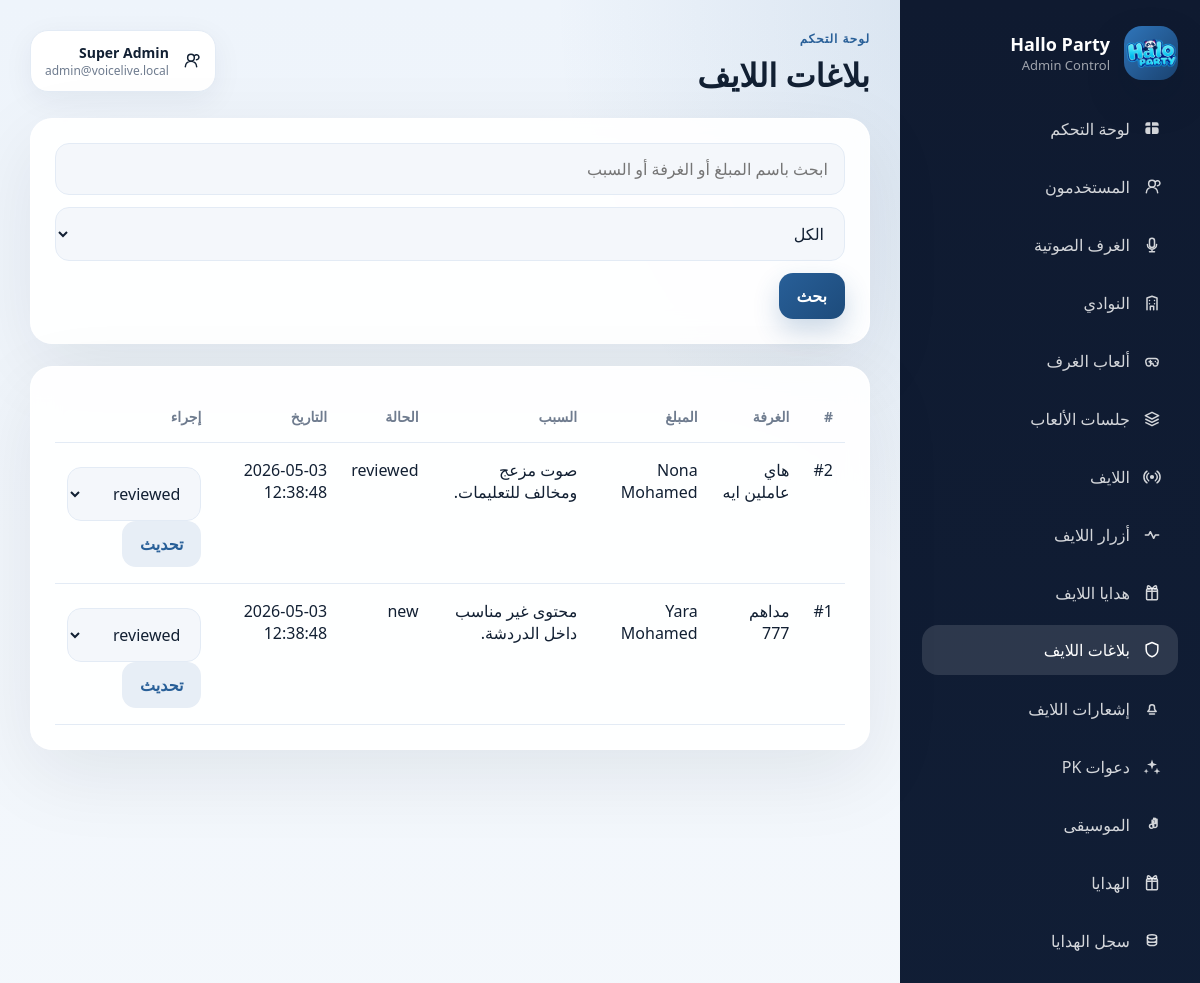
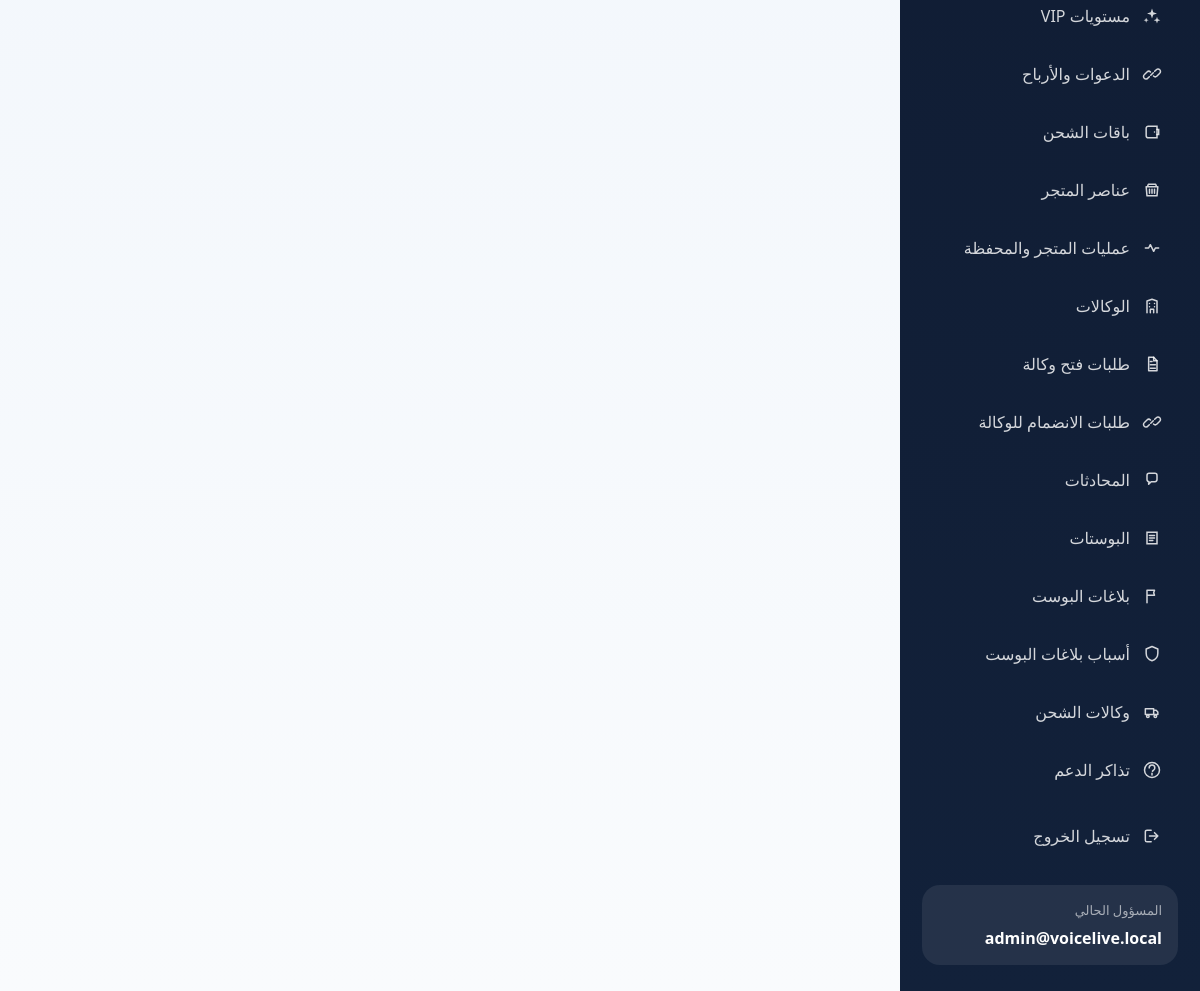
The app's page /backend/admin/live-reports.php (signed in) with its own data (2 pictures, top to bottom).
### tables this page shows
CREATE TABLE IF NOT EXISTS live_room_reports (
            id INT UNSIGNED AUTO_INCREMENT PRIMARY KEY,
            room_id INT UNSIGNED NOT NULL,
            reporter_user_id INT UNSIGNED NULL,
            reporter_name VARCHAR(190) NOT NULL,
            reason_text TEXT NOT NULL,
            status VARCHAR(20) NOT NULL DEFAULT "new",
            created_at DATETIME NOT NULL,
            updated_at DATETIME NOT NULL,
            CONSTRAINT fk_live_reports_room FOREIGN KEY (room_id) REFERENCES live_rooms(id) ON DELETE CASCADE,
            CONSTRAINT fk_live_reports_user FOREIGN KEY (reporter_user_id) REFERENCES users(id) ON DELETE SET NULL
        );

CREATE TABLE IF NOT EXISTS live_rooms (
            id INT UNSIGNED AUTO_INCREMENT PRIMARY KEY,
            title VARCHAR(190) NOT NULL,
            host_name VARCHAR(190) NOT NULL,
            host_id_label VARCHAR(120) NOT NULL,
            host_user_id INT UNSIGNED NULL,
            video_enabled TINYINT(1) NOT NULL DEFAULT 1,
            agora_channel_name VARCHAR(120) NULL,
            poster_asset VARCHAR(255) NOT NULL,
            background_asset VARCHAR(255) NOT NULL,
            left_video_asset VARCHAR(255) NOT NULL,
            right_video_asset VARCHAR(255) NOT NULL,
            viewer_count INT NOT NULL DEFAULT 0,
            coin_count INT NOT NULL DEFAULT 0,
            battle_timer_label VARCHAR(20) NOT NULL DEFAULT "11:50",
            listing_scope VARCHAR(20) NOT NULL DEFAULT "live",
            contribution_diamonds_total INT NOT NULL DEFAULT 0,
            contribution_sender_count INT NOT NULL DEFAULT 0,
            pk_talk_permission VARCHAR(30) NOT NULL DEFAULT "عند الطلب",
            pk_party_invite_permission VARCHAR(30) NOT NULL DEFAULT "عند الطلب",
            pk_voice_room_invite_permission VARCHAR(30) NOT NULL DEFAULT "عند الطلب",
            pk_chat_permission VARCHAR(30) NOT NULL DEFAULT "عند الطلب",
            pk_battle_duration VARCHAR(10) NOT NULL DEFAULT "30د",
            pk_status VARCHAR(20) NOT NULL DEFAULT "idle",
            active_pk_invite_id INT UNSIGNED NULL,
            pk_guest_user_id INT UNSIGNED NULL,
            pk_guest_name VARCHAR(190) NULL,
            pk_started_at DATETIME NULL,
            pk_ends_at DATETIME NULL,
            status VARCHAR(20) NOT NULL DEFAULT "active",
            display_order INT NOT NULL DEFAULT 0,
            created_at DATETIME NOT NULL,
            updated_at DATETIME NOT NULL
        );

### backend/src/LiveService.php (called while the page is built, shortened)
<?php
final class LiveService
{
    public function adminListReports(string $search = '', string $status = 'all'): array
    {
        $sql = 'SELECT live_room_reports.*,
                       live_rooms.title AS room_title
                FROM live_room_reports
                INNER JOIN live_rooms ON live_rooms.id = live_room_reports.room_id
                WHERE 1 = 1';
        $params = [];
        $sql .= ' ORDER BY live_room_reports.id DESC';
        $statement = $this->pdo->prepare($sql);
        $statement->execute($params);
        return $statement->fetchAll();
    }
}

### backend/admin/live-reports.php (the view, shortened to what this page needs)
<?php
require_once __DIR__ . '/common.php';
require_once __DIR__ . '/../src/LiveService.php';
$pdo = admin_pdo();
$liveService = new LiveService($pdo);
$search = trim((string) ($_GET['search'] ?? ''));
$status = (string) ($_GET['status'] ?? 'all');
$reports = $liveService->adminListReports($search, $status);
admin_render_header('بلاغات اللايف', 'live-reports');
?>
<section class="panel">
    <form method="get" class="toolbar">
        <input type="text" name="search" value="<?= htmlspecialchars($search) ?>" placeholder="ابحث باسم المبلغ أو الغرفة أو السبب">
        <select name="status">
            <?php foreach (['all' => 'الكل', 'new' => 'جديد', 'reviewed' => 'قيد المراجعة', 'resolved' => 'تم الحل', 'rejected' => 'مرفوض'] as $value => $label): ?>
                <option value="<?= $value ?>" <?= $status === $value ? 'selected' : '' ?>><?= $label ?></option>
            <?php endforeach; ?>
        </select>
        <button class="btn btn-primary" type="submit">بحث</button>
    </form>
</section>
<section class="panel table-panel">
    <table class="table">
        <thead>
            <tr>
                <th>#</th>
                <th>الغرفة</th>
                <th>المبلغ</th>
                <th>السبب</th>
                <th>الحالة</th>
                <th>التاريخ</th>
                <th>إجراء</th>
            </tr>
        </thead>
        <tbody>
        <?php foreach ($reports as $report): ?>
            <tr>
                <td>#<?= (int) $report['id'] ?></td>
                <td><?= htmlspecialchars((string) $report['room_title']) ?></td>
                <td><?= htmlspecialchars((string) $report['reporter_name']) ?></td>
                <td><?= htmlspecialchars((string) $report['reason_text']) ?></td>
                <td><?= htmlspecialchars((string) $report['status']) ?></td>
                <td><?= htmlspecialchars((string) $report['created_at']) ?></td>
                <td>
                    <form method="post">
                        <select name="next_status">
                            <?php foreach (['reviewed', 'resolved', 'rejected'] as $nextStatus): ?>
                                <option value="<?= $nextStatus ?>"><?= $nextStatus ?></option>
                            <?php endforeach; ?>
                        </select>
                        <button class="btn btn-secondary" type="submit">تحديث</button>
                    </form>
                </td>
            </tr>
        <?php endforeach; ?>
        </tbody>
    </table>
</section>
<?php admin_render_footer(); ?>

### backend/admin/common.php (shortened to what this page needs)
<?php
$config = require __DIR__ . '/../config/app.php';
function admin_pdo(): PDO
{
    global $config;
    static $pdo = null;
    if ($pdo instanceof PDO) {
        return $pdo;
    }
    $pdo = Database::connection($config['db']);
    return $pdo;
}
function admin_current_user(): ?array
{
    $statement = admin_pdo()->prepare('SELECT * FROM admins WHERE id = :id LIMIT 1');
    $statement->execute(['id' => $_SESSION['admin_id']]);
    $admin = $statement->fetch();
    return $admin === false ? null : $admin;
}
function admin_brand_name(): string
{
    return 'Hallo Party';
}
function admin_brand_subtitle(): string
{
    return 'Admin Control';
}
function admin_brand_logo_url(): string
{
    return '/app-assets/images/splash_logo.png';
}
function admin_svg_icon(string $name, string $class = 'nav-icon'): string
{
    return sprintf(
        '<svg class="%s" viewBox="0 0 24 24" aria-hidden="true" focusable="false">%s</svg>',
        htmlspecialchars($class, ENT_QUOTES),
        $paths
    );
}
function admin_render_header(string $title, string $active = '', ?string $eyebrow = null): void
{
    $admin = admin_current_user();
    $eyebrowText = $eyebrow ?? 'لوحة التحكم';
    ?>
<!DOCTYPE html>
<html lang="ar" dir="rtl">
<head>
    <link rel="stylesheet" href="/admin/assets/style.css">
</head>
<body>
<div class="admin-shell">
    <aside class="sidebar" id="admin-sidebar">
        <div class="brand">
            <div class="brand-badge">
                <img class="brand-logo-image" src="<?= htmlspecialchars(admin_brand_logo_url(), ENT_QUOTES) ?>" alt="<?= htmlspecialchars(admin_brand_name(), ENT_QUOTES) ?>">
            </div>
            <div>
                <div class="brand-title"><?= htmlspecialchars(admin_brand_name()) ?></div>
                <div class="brand-subtitle"><?= htmlspecialchars(admin_brand_subtitle()) ?></div>
            </div>
        </div>
        <nav class="nav-links">
            <?php foreach (admin_nav_items() as $item): ?>
                <a class="<?= $active === $item['key'] ? 'active' : '' ?>" href="<?= htmlspecialchars($item['href']) ?>">
                    <?= admin_svg_icon((string) $item['icon']) ?>
                    <span><?= htmlspecialchars((string) $item['label']) ?></span>
                </a>
            <?php endforeach; ?>
            <a href="/admin/logout.php" class="nav-logout">
                <?= admin_svg_icon('logout') ?>
                <span>تسجيل الخروج</span>
            </a>
        </nav>
        <?php if ($admin !== null): ?>
            <div class="sidebar-footer">
                <div class="sidebar-footer-label">المسؤول الحالي</div>
                <div class="sidebar-footer-value"><?= htmlspecialchars((string) $admin['email']) ?></div>
            </div>
        <?php endif; ?>
    </aside>
    <main class="content">
        <header class="content-header">
            <div class="content-header-primary">
                <div>
                    <div class="page-eyebrow"><?= htmlspecialchars($eyebrowText) ?></div>
                    <h1><?= htmlspecialchars($title) ?></h1>
                </div>
            </div>
            <?php if ($admin !== null): ?>
                <div class="header-admin-pill">
                    <?= admin_svg_icon('users', 'header-pill-icon') ?>
                    <div>
                        <strong><?= htmlspecialchars((string) ($admin['name'] ?? 'Administrator')) ?></strong>
                        <span><?= htmlspecialchars((string) $admin['email']) ?></span>
                    </div>
                </div>
            <?php endif; ?>
        </header>
<?php
}
function admin_render_footer(): void
{
    ?>
    </main>
</div>
</body>
</html>
<?php
}

### backend/admin/assets/style.css (style rules this page uses)
:root { --bg: #091321; --panel: rgba(255, 255, 255, 0.92); --panel-muted: #f4f7fb; --panel-strong: #ffffff; --text: #122033; --muted: #6f7c8f; --line: #e3ebf5; --primary: #285f98; --primary-dark: #1d4b7b; --success: #1f9d63; --danger: #d84d4d; --warning: #9b6400; --shadow: 0 24px 80px rgba(12, 21, 38, 0.08); --radius: 22px; }
* { box-sizing: border-box; }
body { margin: 0; font-family: "Rubik", system-ui, sans-serif; background: radial-gradient(circle at top right, rgba(40, 95, 152, 0.18), transparent 28%), linear-gradient(180deg, #eef4fb 0%, #f9fbfd 100%); color: var(--text); }
.login-card, .panel, .stat-card { background: var(--panel); backdrop-filter: blur(14px); border: 1px solid rgba(255, 255, 255, 0.88); box-shadow: var(--shadow); }
.admin-shell { min-height: 100vh; display: grid; grid-template-columns: 300px 1fr; }
.sidebar { position: sticky; top: 0; min-height: 100vh; background: linear-gradient(180deg, #0f1a30 0%, #12213a 100%); color: #fff; padding: 26px 22px; display: flex; flex-direction: column; gap: 24px; }
.brand { display: flex; align-items: center; gap: 14px; }
.brand-badge { width: 54px; height: 54px; border-radius: 18px; display: grid; place-items: center; background: linear-gradient(135deg, #2f75ba 0%, #1a4270 100%); color: #fff; box-shadow: 0 18px 38px rgba(8, 25, 48, 0.24); overflow: hidden; }
.brand-icon, .nav-icon, .header-pill-icon { width: 20px; height: 20px; flex: 0 0 auto; }
.brand-logo-image { width: 100%; height: 100%; object-fit: cover; display: block; }
.brand-title { font-size: 18px; font-weight: 700; }
.brand-subtitle, .sidebar-footer-label { color: rgba(255, 255, 255, 0.6); font-size: 13px; }
.nav-links { display: flex; flex-direction: column; gap: 8px; }
.nav-links a { color: rgba(255, 255, 255, 0.82); text-decoration: none; padding: 14px 16px; border-radius: 16px; transition: 0.2s ease; display: flex; align-items: center; gap: 12px; }
.nav-links a.active, .nav-links a:hover { background: rgba(255, 255, 255, 0.12); color: #fff; transform: translateY(-1px); }
.nav-logout { margin-top: 8px; }
.sidebar-footer { margin-top: auto; padding: 16px; border-radius: 18px; background: rgba(255, 255, 255, 0.08); }
.sidebar-footer-value { margin-top: 8px; font-weight: 600; overflow-wrap: anywhere; }
.content { padding: 30px; min-width: 0; }
.content-header { display: flex; align-items: flex-start; justify-content: space-between; gap: 18px; margin-bottom: 22px; }
.content-header-primary { display: flex; align-items: center; gap: 14px; }
.content-header h1 { margin: 6px 0 0; font-size: 32px; }
.page-eyebrow { color: var(--primary); font-size: 12px; font-weight: 700; letter-spacing: 0.08em; }
.header-admin-pill { display: inline-flex; align-items: center; gap: 12px; padding: 12px 14px; border-radius: 18px; background: var(--panel-strong); border: 1px solid var(--line); box-shadow: 0 8px 30px rgba(16, 39, 70, 0.06); }
.header-admin-pill strong, .header-admin-pill span { display: block; }
.header-admin-pill strong { font-size: 14px; }
.header-admin-pill span { color: var(--muted); font-size: 12px; }
.panel { border-radius: var(--radius); padding: 24px; margin-bottom: 22px; }
.toolbar, .action-row, .stack, .inline-actions, .media-inline { display: flex; gap: 12px; flex-wrap: wrap; }
.toolbar input, .toolbar select, .field input, .form-grid input, .form-grid select, .form-grid textarea, .table input, .table select, .table textarea { width: 100%; padding: 14px 16px; border-radius: 14px; border: 1px solid var(--line); background: var(--panel-muted); font: inherit; color: var(--text); }
.table input, .table select, .table textarea { margin-top: 8px; }
.btn { border: none; border-radius: 14px; padding: 12px 18px; font: inherit; font-weight: 600; cursor: pointer; text-decoration: none; display: inline-flex; align-items: center; justify-content: center; transition: transform 0.18s ease, box-shadow 0.18s ease, background 0.18s ease; }
.btn-primary { background: linear-gradient(135deg, var(--primary) 0%, var(--primary-dark) 100%); color: #fff; box-shadow: 0 12px 26px rgba(40, 95, 152, 0.24); }
.btn-secondary { background: #e7eef6; color: var(--primary); }
.table-panel { overflow-x: auto; overflow-y: hidden; -webkit-overflow-scrolling: touch; }
.table { width: 100%; border-collapse: collapse; min-width: 760px; }
.table th, .table td { text-align: right; padding: 16px 12px; border-bottom: 1px solid var(--line); vertical-align: top; }
.table th { color: var(--muted); font-weight: 600; font-size: 14px; }

### records on screen
live_room_reports: id "2", room.title "هاي عاملين ايه", reporter_name "Nona Mohamed", reason_text "صوت مزعج ومخالف للتعليمات.", status "reviewed", created_at "2026-05-03 12:38:48"
live_room_reports: id "1", room.title "مداهم 777", reporter_name "Yara Mohamed", reason_text "محتوى غير مناسب داخل الدردشة.", status "new", created_at "2026-05-03 12:38:48"

### other values on screen
admin_brand_name() "Hallo Party"
admin_brand_subtitle() "Admin Control"
$item['label'] "لوحة التحكم"
$item['label'] "المستخدمون"
$item['label'] "الغرف الصوتية"
$item['label'] "النوادي"
$item['label'] "ألعاب الغرف"
$item['label'] "جلسات الألعاب"
$item['label'] "اللايف"
$item['label'] "أزرار اللايف"
$item['label'] "هدايا اللايف"
$item['label'] "بلاغات اللايف"
$item['label'] "إشعارات اللايف"
$item['label'] "دعوات PK"
$item['label'] "الموسيقى"
